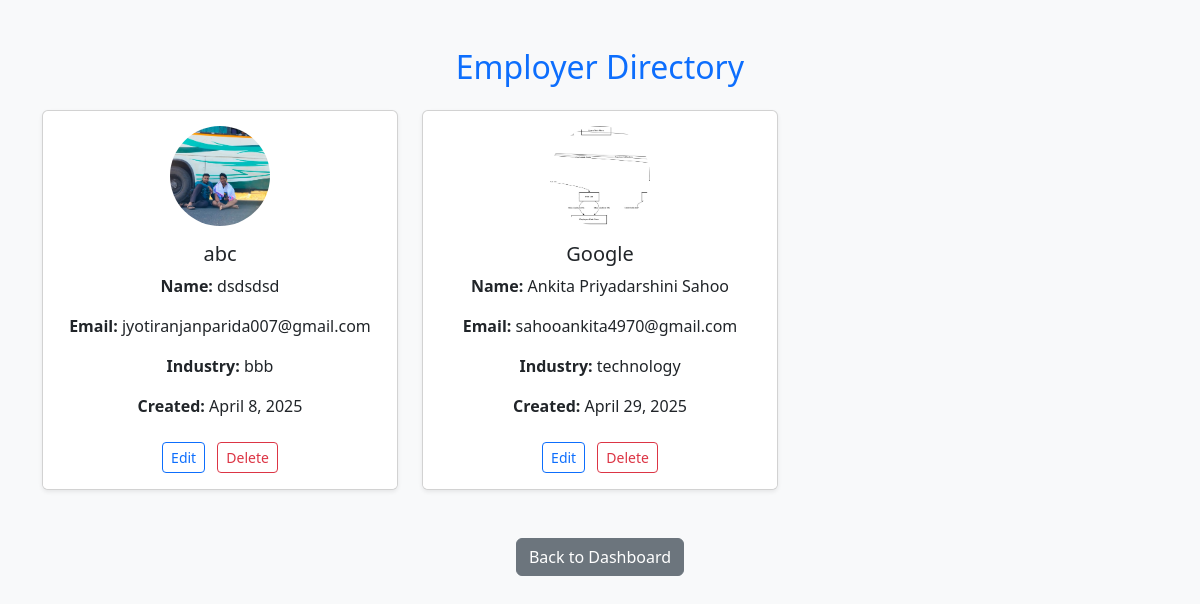
The page /employer/list_jobs.php on the database its author committed.
### tables this page shows
CREATE TABLE `employers` (
  `id` int(11) NOT NULL,
  `name` varchar(100) NOT NULL,
  `company_name` varchar(100) NOT NULL,
  `email` varchar(100) NOT NULL,
  `industry` varchar(100) DEFAULT NULL,
  `logo` varchar(255) DEFAULT NULL,
  `created_at` timestamp NOT NULL DEFAULT current_timestamp()
);

### employer/list_jobs.php (the view, shortened to what this page needs)
<?php
include('../db/db.php');
$query = "SELECT * FROM employers";
$result = $conn->query($query);
?>
<!DOCTYPE html>
<html lang="en">
<head>
    <link href="https://cdn.jsdelivr.net/npm/bootstrap@5.3.0/dist/css/bootstrap.min.css" rel="stylesheet">
</head>
<body class="bg-light">
<div class="container my-5">
    <h2 class="text-center text-primary mb-4">Employer Directory</h2>
    <div class="row g-4">
        <?php if ($result->num_rows > 0): ?>
            <?php while ($row = $result->fetch_assoc()): ?>
                <?php
                    $logo_path = $row['logo'] ? $row['logo'] : 'uploads/default_logo.png';
                ?>
                <div class="col-md-6 col-lg-4">
                    <div class="card h-100 shadow-sm bg-white">
                        <div class="text-center">
                            <img src="<?= $logo_path ?>" class="logo-img" alt="Company Logo">
                        </div>
                        <div class="card-body text-center">
                            <h5 class="card-title"><?= htmlspecialchars($row['company_name']) ?></h5>
                            <p class="card-text"><strong>Name:</strong> <?= htmlspecialchars($row['name']) ?></p>
                            <p class="card-text"><strong>Email:</strong> <?= htmlspecialchars($row['email']) ?></p>
                            <p class="card-text"><strong>Industry:</strong> <?= htmlspecialchars($row['industry']) ?></p>
                            <p class="card-text"><strong>Created:</strong> <?= date('F j, Y', strtotime($row['created_at'])) ?></p>
                        </div>
                        <div class="card-footer bg-white border-0 text-center pb-3">
                            <a href="edit_employer.php?id=<?= $row['id'] ?>" class="btn btn-outline-primary btn-sm me-2">Edit</a>
                            <a href="delete_employer.php?id=<?= $row['id'] ?>"
                               class="btn btn-outline-danger btn-sm"
                               onclick="return confirm('Are you sure you want to delete this employer?');">
                               Delete
                            </a>
                        </div>
                    </div>
                </div>
            <?php endwhile; ?>
        <?php endif; ?>
    </div>
    <div class="text-center mt-5">
        <a href="admin_dashboard.php" class="btn btn-secondary">Back to Dashboard</a>
    </div>
</div>
</body>
</html>

### employer/list_jobs.php (style rules this page uses)
.logo-img { width: 100px; height: 100px; object-fit: cover; border-radius: 50%; margin-top: 15px; }
.card { transition: transform 0.2s ease; }

### rows shown on the page
employers: logo (picture), company_name "abc", name "dsdsdsd", email "jyotiranjanparida007@gmail.com", industry "bbb", created_at "April 8, 2025"
employers: logo (picture), company_name "Google", name "Ankita Priyadarshini Sahoo", email "sahooankita4970@gmail.com", industry "technology", created_at "April 29, 2025"
